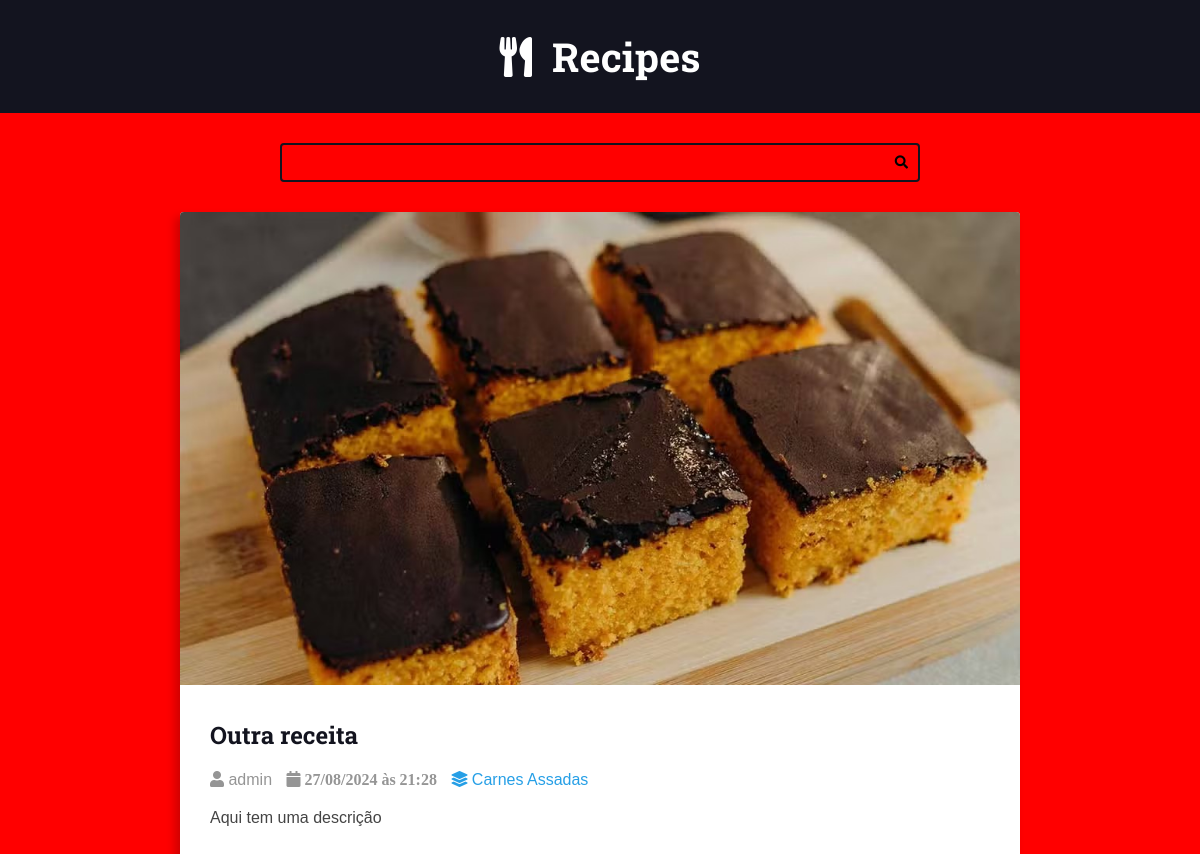
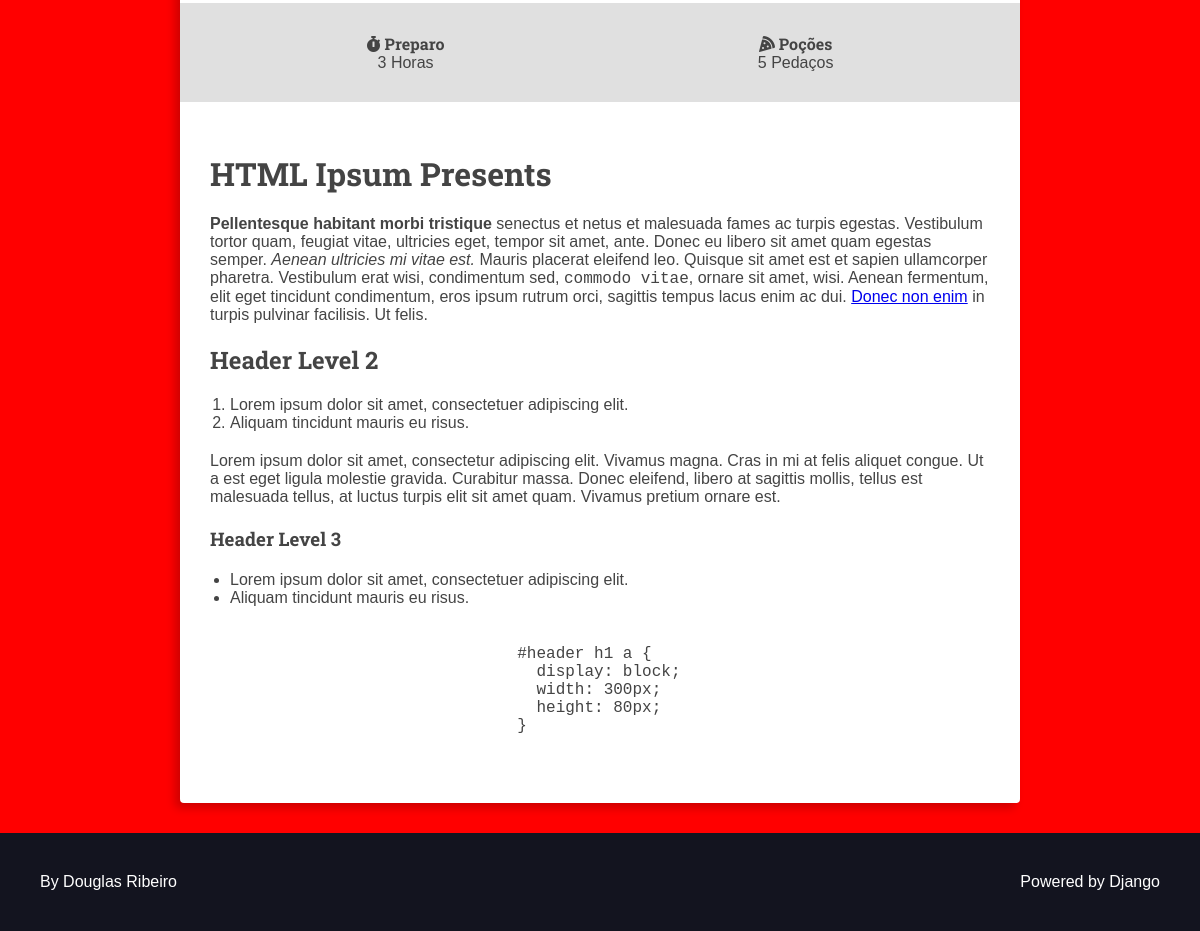
The page /recipes/2/ on the database its author committed (2 pictures, top to bottom).
### recipes/models.py (models this page shows, shortened)
class Recipe(models.Model):
    title = models.CharField(max_length=65)
    description = models.CharField(max_length=165)
    slug = models.SlugField()
    preparation_time = models.IntegerField()
    preparation_time_unit = models.CharField(max_length=165)
    servings = models.IntegerField()
    servings_unit = models.CharField(max_length=165)
    preparation_steps = models.TextField()
    preparation_steps_is_html = models.BooleanField(default=False)
    created_at = models.DateTimeField(auto_now_add=True)
    updated_at = models.DateTimeField(auto_now=True)
    is_published = models.BooleanField(default=False)
    cover = models.ImageField(upload_to='recipes/covers/%Y/%m/%d/', blank=True, default='')
    category = models.ForeignKey(Category,on_delete=models.SET_NULL, null=True,  blank=True, default=None,)
    author = models.ForeignKey(User, on_delete=models.SET_NULL, null=True)

class Category(models.Model):
    name = models.CharField(max_length=65)

### recipes/views.py (the view)
# urls.py: path('recipes/<int:id>/', views.recipe, name='recipe'),
def recipe(request, id):
    recipe = get_object_or_404(Recipe, pk=id, is_published=True,)
    return render(request, 'recipes/pages/recipe-view.html', context={
        'recipe': recipe,
        'is_detail_page': True,
    })

### recipes/templates/recipes/pages/recipe-view.html (shortened to what this page needs)
{% extends "global/base.html" %}
{% block content %}
    <div class="main-content main-content-detail container">
        {% include "recipes/partials/recipe.html" %}
    </div>
{% endblock content %}

### recipes/templates/recipes/partials/recipe.html (shortened to what this page needs)
<div class="recipe recipe-list-item">
    {% if recipe.cover %}
        <div class="recipe-cover">
            <a href="{% url 'recipes:recipe' recipe.id %}">
                <img src="{{recipe.cover.url}}" alt="Temporário">
            </a>
    {% endif %}
    </div>
    <div class="recipe-title-container">
        <h2 class="recipe-title">
            <a href="{% url 'recipes:recipe' recipe.id %}">
                {{ recipe.title }}
            </a>
        </h2>
    </div>
    <div class="recipe-author">
    {% if recipe.author is not one %}
        <span class="recipe-author-item">
            <i class="fas fa-user"></i>
            {% if recipe.author.first_name %}
                {{ recipe.author.first_name }} {{ recipe.author.last_name}}
            {% else %}
                {{ recipe.author.username }}
            {% endif %}
        </span>
    {% endif %}
    <span class="recipe-author-item">
        <i class="fas fa-calendar alt">
            {{recipe.created_at|date:"d/m/Y"}} às {{recipe.created_at|date:"H:i"}}
        </i>
    </span>
    {% if  recipe.category is not None %}
        <span class="recipe-author-item">
            <a href="{% url 'recipes:category' recipe.category.id %}">
                <i class="fas fa-layer-group"></i>
                <span>{{recipe.category.name}}</span>
            </a>
        </span>
    {% endif %}
    </div>
    <div class="recipe-content">
        <p>{{recipe.description}}</p>
    </div>
    <div class="recipe-meta-container">
        <div class="recipe-meta recipe-preparation">
            <h3 class="recipe-meta-title">
                <i class="fas fa-stopwatch"></i> Preparo</h3>
            <div class="recipe-meta-text">
                {{recipe.preparation_time}} {{recipe.preparation_time_unit}}
            </div>
        </div>
        <div class="recipe-meta recipe-servings">
            <h3 class="recipe-meta-title"><i class="fas fa-pizza-slice"></i> Poções </h3>
            <div class="recipe-meta-text">
                {{recipe.servings}} {{recipe.servings_unit}}
            </div>
        </div>
    </div>
    {% if is_detail_page is True %}
        <div class="preparation-steps">
            {% if recipe.preparation_steps_is_html is True %}
                {{ recipe.preparation_steps|safe }}
            {% else  %}
                {{ recipe.preparation_steps|linebreaksbr }}
            {% endif %}
        </div>
    {% endif %}
</div>

### recipes/static/recipes/css/styles.css (style rules this page uses)
:root { --color-primary: #269fe6; --color-primary-hover: #2086c2; --color-primary-dark: #13141f; --color-primary-dark-hover: #212336; --color-primary-light: #d4ecfa; --color-primary-light-hover: #bdd8e7; --color-white: #fff; --color-black: #000; --color-dark-text: #444; --color-info-light: #cce5ff; --color-debug-light: #cce5ff; --color-success-light: #d4edda; --color-alert-light: #fff3cd; --color-warning-light: #fff3cd; --color-error-light: #f8d7da; --color-info-dark: #4d86c4; --color-debug-dark: #4d86c4; --color-success-dark: #4a9c5d; --color-alert-dark: #927f40; --color-warning-dark: #927f40; --color-error-dark: #da525d; --color-gray-0: #f9f9f9; --color-gray-1: #e0e0e0; --color-gray-2: #c7c7c7; --color-gray-3: #aeaeae; --color-gray-4: #959595; --color-gray-5: #7d7d7d; --color-gray-6: #646464; --color-gray-7: #4b4b4b; --color-gray-8: #323232; --color-gray-9: #191919; --font-primary: sans-serif; --font-headings: 'Roboto Slab', serif; --spacing-gutter-medium: 3rem; --spacing-gutter-large: 4rem; }
* { padding: 0; margin: 0; box-sizing: border-box; }
html { font-size: 62.5%; }
body { font-size: 1.6rem; font-family: var(--font-primary); background: var(--color-gray-1); color: var(--color-dark-text); }
h1,h2,h3,h4,h5,h6 { font-family: var(--font-headings); }
.container { max-width: 144rem; margin: 0 auto; padding: var(--spacing-gutter-medium); }
.main-content { padding-top: 0; }
.recipe { background: var(--color-white); box-shadow: -5px 5px 10px rgba(0,0,0,0.2); transform: scale(1); transition: all 300ms ease-in-out; border-radius: 0.4rem; overflow: hidden; }
.recipe img { max-width: 100%; }
.recipe-list-item { max-width: 64rem; height: fit-content; }
.recipe-title-container { padding: var(--spacing-gutter-medium); padding-bottom: 2rem; }
.recipe-title-container a { text-decoration: none; color: var(--color-primary-dark); }
.recipe-author { padding: 0 var(--spacing-gutter-medium); }
.recipe-content { padding: var(--spacing-gutter-medium); padding-top: 2rem; }
.recipe-author-item { color: var(--color-gray-4); margin-right: 1rem; }
.recipe-author a { color: var(--color-primary); transition: all 300ms ease-in-out; text-decoration: none; }
.recipe-meta-container { display: flex; flex-flow: row wrap; padding: var(--spacing-gutter-medium); background: var(--color-gray-1); }
.recipe-meta { display: flex; flex-flow: column nowrap; flex-shrink: 1; flex-grow: 1; text-align: center; }
.recipe-meta-title { font-family: var(--font-headings); font-size: 1.6rem; margin: 0; }
.main-content-detail .recipe-list-item { max-width: 84rem; margin: 0 auto; }
.preparation-steps { padding: var(--spacing-gutter-medium); }
.preparation-steps h1, .preparation-steps h2, .preparation-steps h3, .preparation-steps h4, .preparation-steps h5, .preparation-steps h6, .preparation-steps p, .preparation-steps pre { margin: 2rem 0; }
.preparation-steps ul, .preparation-steps ol { padding: 0 2rem; }

### recipes/base_static/global/css/global-style.css (style rules this page uses)
body { background: red; }

### rows shown on the page
Recipe: cover (picture), title "Outra receita", author.username "admin", created_at "27/08/2024", created_at "21:28", category.name "Carnes Assadas", description "Aqui tem uma descrição", preparation_time "3", preparation_time_unit "Horas", servings "5", servings_unit "Pedaços", preparation_steps "HTML Ipsum Presents Pellentesque habitant morbi tristique senectus et netus et malesuada fames ac turpis egestas. Vestibulum tortor quam, feugiat vitae, ultricies eget, tempor sit amet, ante. Donec eu libero sit amet quam egestas semper. Aenean ultricies mi vitae est. Mauris placerat eleifend leo. Quisque sit amet est et sapien ullamcorper pharetra. Vestibulum erat wisi, condimentum sed, commodo vitae , ornare sit amet, wisi. Aenean fermentum, elit eget tincidunt condimentum, eros ipsum rutrum orci, sagittis tempus lacus enim ac dui. Donec non enim in turpis pulvinar facilisis. Ut felis. Header Level 2 Lorem ipsum dolor sit amet, consectetuer adipiscing elit. Aliquam tincidunt mauris eu…"
